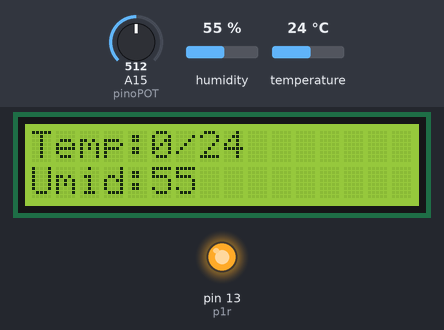
Recording of a sketch running on a simulated Arduino Mega 2560, built with avr-gcc and run on an emulated ATmega2560. On the bench: 16×2 character LCD, output pins drawn as LEDs (lit = HIGH). Inputs (shaded band) come from the test bench; at power-on: temperature 24 °C, humidity 55 %, A15 (pinoPOT) = 512.

Above: at 1.3 s.
1.4 s: temperature set to 28 °C
At 3.5 s:
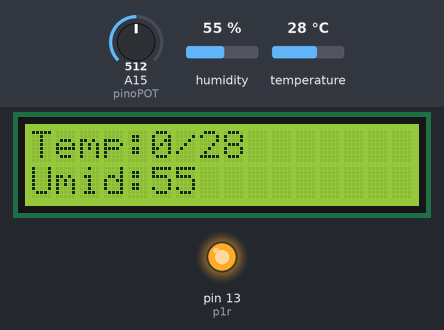
4.7 s: temperature set to 31 °C
At 6.4 s:
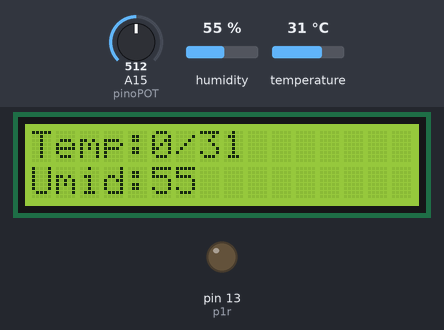
7.0 s: humidity set to 22 %
At 9.0 s:
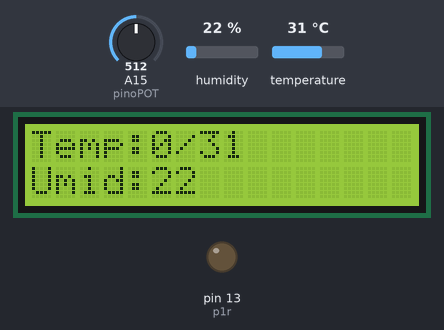
9.3 s: A15 (pinoPOT) set to 535
11.0 s: A15 (pinoPOT) set to 562
At 12.6 s:
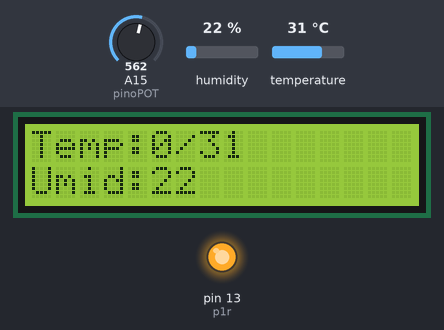
13.6 s: A15 (pinoPOT) set to 511
At 15.4 s:
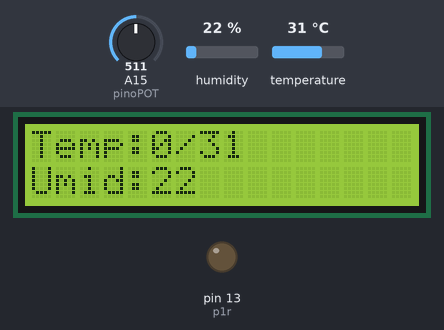
Timing chart, 0 to 16.9 s (numbered marks = the images above; inputs shaded):
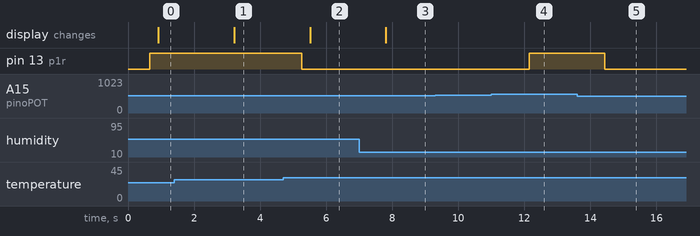

The sketch:

sistem-code.ino
```cpp
#include <Wire.h>
#include <LiquidCrystal_I2C.h>
#include <DHT.h>


//Declarando variaveis para os pinos

#define DHTPIN A0
#define DHTTYPE DHT11
DHT dht(DHTPIN, DHTTYPE);
const int pinoPOT = A15;
int p1r = 13;
int sens = A0;
int luz = 10;
int tensaopot = 0;
int temperaturaConvertida =0;

LiquidCrystal_I2C lcd(0x27,16,2);  // set the LCD address to 0x27 for a 16 chars and 2 line display

void setup()
{
  pinMode(pinoPOT, INPUT); //Pino do Potenciometro
  pinMode(p1r, OUTPUT);    //Pino do Relé
  pinMode(sens,INPUT);     //Pino do sensor
  Serial.begin(9600);
  lcd.init();              // initialize the lcd

  // Print a message to the LCD.
  lcd.backlight();
  dht.begin();
  lcd.begin(16,2);
  lcd.setCursor(0,0);
  lcd.print("Temp: ");
  lcd.setCursor(0,1);
  lcd.print("Umid: ");
}

void loop()
{

  //Variaveis que estamos utilizando para reconhecer a temperatura
  tensaopot = map(analogRead(pinoPOT), 0, 1023, 0, 60);
  int temp = dht.readTemperature();
  int umid = dht.readHumidity();
  delay(500);

  // Comparando a temperatura interna x Temperatura Externa
  if (tensaopot > temp){
    // Acionando a Lâmpada através do relé
    digitalWrite(p1r,HIGH);
  }else{
    // Desligando a Lâmpada atrves do relé
    digitalWrite(p1r,LOW);
  }
  delay(250);

  //Imprimindo no visor as informacoes
  lcd.setCursor(5,0);
  lcd.print(temperaturaConvertida);
  lcd.print("/");
  lcd.print(temp);
  lcd.setCursor(5,1);
  lcd.print(umid);


}
```

Measured:
- the behaviour switches between 29 and 30 °C on temperature (found by bisection; images 1 and 2)
- the behaviour switches between 545 and 546 on A15 (pinoPOT) (found by bisection; images 3 and 4)
- after the input at 1.4 s, the display: changes after 1.8 s (image 1)
- after the input at 4.7 s, pin 13 (p1r): HIGH → LOW after 0.56 s; the display: changes after 0.81 s (image 2)
- after the input at 7.0 s, the display: changes after 0.81 s (image 3)
- after the input at 9.3 s, every drawn part: stays the same
- after the input at 11.0 s, pin 13 (p1r): LOW → HIGH after 1.1 s
- after the input at 13.6 s, pin 13 (p1r): HIGH → LOW after 0.84 s
